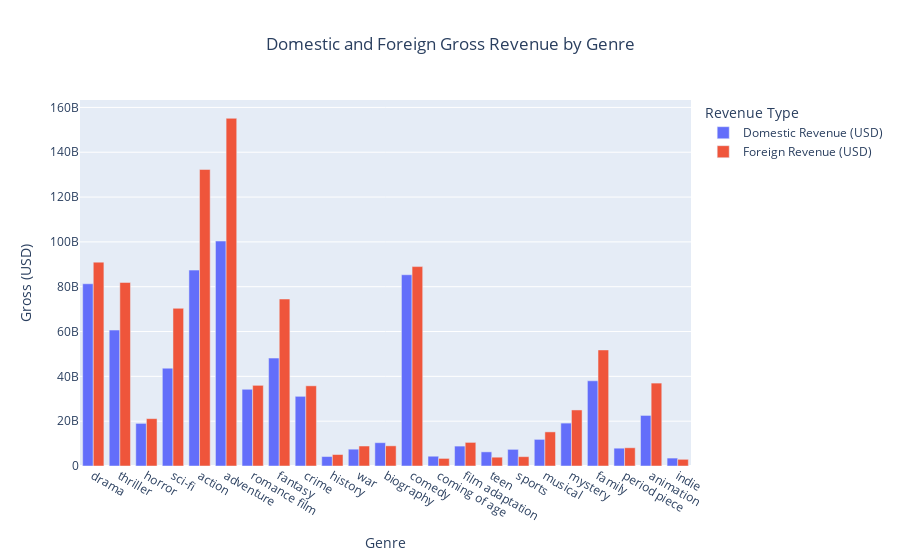

The cell this chart's notebook holds for it:
### Code cell
df_genre['Genres'].unique() 
genre_gross = {genre: {'Domestic(USD)_Inflated': 0, 'Foreign(USD)_Inflated': 0} for genre in df_genre['Genres'].unique()}
fig_gross = create_genre_gross_plot(df, df_genre)
fig_gross.show()
fig_gross.write_image("images/bar_genres.png")

### Figure 1 — Plotly figure (JSON) as saved in the notebook; plotly's stock layout.template omitted (floating-point values rounded to 4 significant figures)
{"data": [{"alignmentgroup": "True", "hovertemplate": "Revenue Type=Domestic Revenue (USD)<br>Genre=%{x}<br>Gross (USD)=%{y}<extra></extra>", "legendgroup": "Domestic Revenue (USD)", "marker": {"color": "#636efa", "pattern": {"shape": ""}}, "name": "Domestic Revenue (USD)", "offsetgroup": "Domestic Revenue (USD)", "orientation": "v", "showlegend": true, "textposition": "auto", "type": "bar", "x": ["drama", "thriller", "horror", "sci-fi", "action", "adventure", "romance film", "fantasy", "crime", "history", "war", "biography", "comedy", "coming of age", "film adaptation", "teen", "sports", "musical", "mystery", "family", "period piece", "animation", "indie"], "xaxis": "x", "y": [81310000000.0, 60650000000.0, 19010000000.0, 43640000000.0, 87400000000.0, 100400000000.0, 34240000000.0, 48150000000.0, 31090000000.0, 4221000000.0, 7505000000.0, 10410000000.0, 85330000000.0, 4364000000.0, 8885000000.0, 6309000000.0, 7425000000.0, 11880000000.0, 19140000000.0, 38020000000.0, 7945000000.0, 22560000000.0, 3536000000.0], "yaxis": "y"}, {"alignmentgroup": "True", "hovertemplate": "Revenue Type=Foreign Revenue (USD)<br>Genre=%{x}<br>Gross (USD)=%{y}<extra></extra>", "legendgroup": "Foreign Revenue (USD)", "marker": {"color": "#EF553B", "pattern": {"shape": ""}}, "name": "Foreign Revenue (USD)", "offsetgroup": "Foreign Revenue (USD)", "orientation": "v", "showlegend": true, "textposition": "auto", "type": "bar", "x": ["drama", "thriller", "horror", "sci-fi", "action", "adventure", "romance film", "fantasy", "crime", "history", "war", "biography", "comedy", "coming of age", "film adaptation", "teen", "sports", "musical", "mystery", "family", "period piece", "animation", "indie"], "xaxis": "x", "y": [90960000000.0, 81900000000.0, 21130000000.0, 70360000000.0, 132300000000.0, 155100000000.0, 35990000000.0, 74500000000.0, 35780000000.0, 5119000000.0, 8916000000.0, 9004000000.0, 88980000000.0, 3386000000.0, 10530000000.0, 3930000000.0, 4168000000.0, 15220000000.0, 25010000000.0, 51780000000.0, 8136000000.0, 36990000000.0, 2986000000.0], "yaxis": "y"}], "layout": {"barmode": "group", "legend": {"title": {"text": "Revenue Type"}, "tracegroupgap": 0}, "title": {"text": "Domestic and Foreign Gross Revenue by Genre", "x": 0.5}, "xaxis": {"anchor": "y", "domain": [0, 1], "title": {"text": "Genre"}}, "yaxis": {"anchor": "x", "domain": [0, 1], "title": {"text": "Gross (USD)"}}}}
